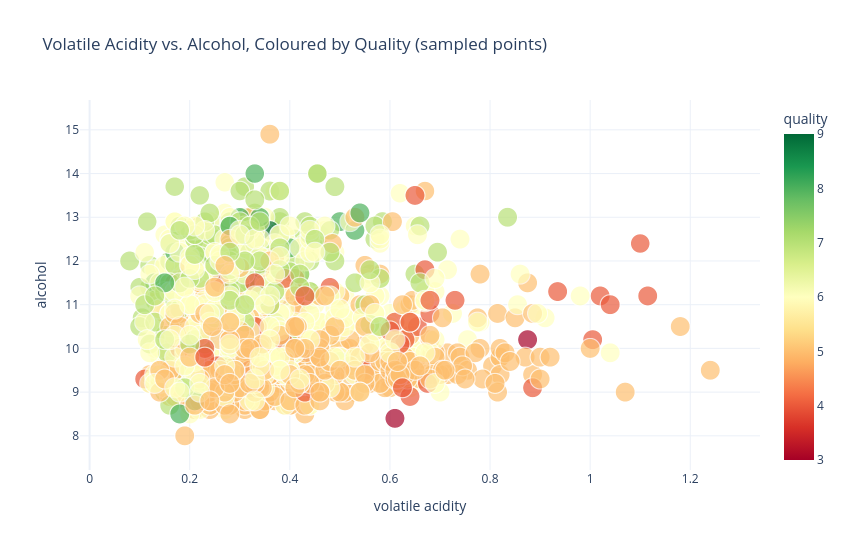

Source (notebook cell):
### Code cell
fig = px.scatter(df.sample(1500, random_state=RANDOM_STATE), x='volatile acidity', y='alcohol',
                 color='quality', size='density', hover_data=['wine_type', 'sulphates'],
                 color_continuous_scale='RdYlGn',
                 title='Volatile Acidity vs. Alcohol, Coloured by Quality (sampled points)')
fig.update_layout(width=850, height=550)
fig.write_image('outputs/05_scatter_volatile_alcohol_plotly.png')
fig.show()

### Figure 1 — Plotly figure (JSON) as saved in the notebook; plotly's stock layout.template omitted (floating-point values rounded to 4 significant figures; data arrays with more than 128 entries replaced by an {"elided": "..."} marker saying what was removed)
{"data": [{"customdata": {"elided": "1500x2 mixed values"}, "hovertemplate": "volatile acidity=%{x}<br>alcohol=%{y}<br>density=%{marker.size}<br>wine_type=%{customdata[0]}<br>sulphates=%{customdata[1]}<br>quality=%{marker.color}<extra></extra>", "legendgroup": "", "marker": {"color": {"elided": "1500 int values"}, "coloraxis": "coloraxis", "size": {"elided": "1500 float values"}, "sizemode": "area", "sizeref": 0.002526, "symbol": "circle"}, "mode": "markers", "name": "", "showlegend": false, "x": {"elided": "1500 float values"}, "xaxis": "x", "y": {"elided": "1500 float values"}, "yaxis": "y", "type": "scattergl"}], "layout": {"xaxis": {"anchor": "y", "domain": [0.0, 1.0], "title": {"text": "volatile acidity"}}, "yaxis": {"anchor": "x", "domain": [0.0, 1.0], "title": {"text": "alcohol"}}, "coloraxis": {"colorbar": {"title": {"text": "quality"}}, "colorscale": [[0.0, "rgb(165,0,38)"], [0.1, "rgb(215,48,39)"], [0.2, "rgb(244,109,67)"], [0.3, "rgb(253,174,97)"], [0.4, "rgb(254,224,139)"], [0.5, "rgb(255,255,191)"], [0.6, "rgb(217,239,139)"], [0.7, "rgb(166,217,106)"], [0.8, "rgb(102,189,99)"], [0.9, "rgb(26,152,80)"], [1.0, "rgb(0,104,55)"]], "autocolorscale": false}, "legend": {"tracegroupgap": 0, "itemsizing": "constant"}, "title": {"text": "Volatile Acidity vs. Alcohol, Coloured by Quality (sampled points)"}, "width": 850, "height": 550}}
